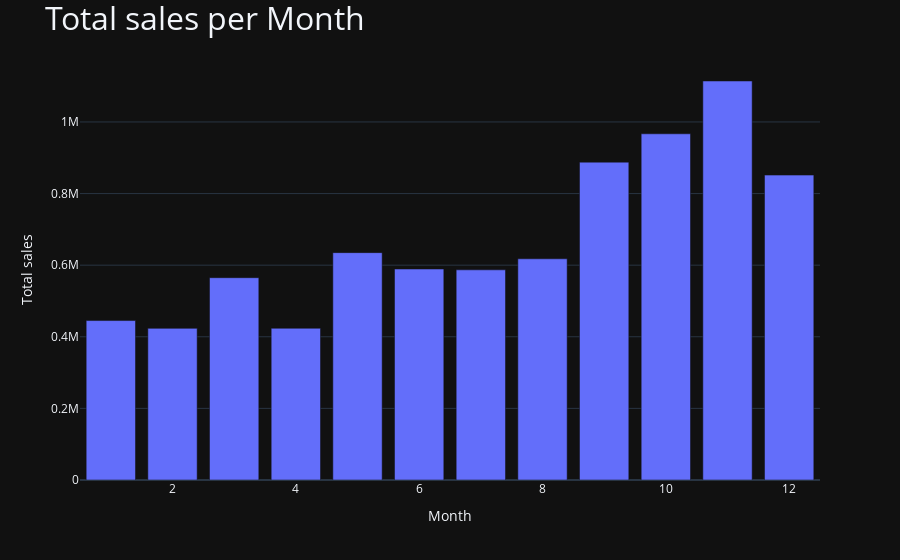

Here is the notebook cell this chart was saved with:
### Code cell
fig = px.bar(x=Month.index, y=Month.values)
fig.update_layout(
    title="Total sales per Month",
    xaxis_title="Month",
    yaxis_title="Total sales",
    title_font_size=32,
)
fig.show()

### Figure 1 — Plotly figure (JSON) as saved in the notebook; plotly's stock layout.template omitted (floating-point values rounded to 4 significant figures)
{"data": [{"hovertemplate": "x=%{x}<br>y=%{y}<extra></extra>", "legendgroup": "", "marker": {"color": "#636efa", "pattern": {"shape": ""}}, "name": "", "orientation": "v", "showlegend": false, "textposition": "auto", "x": [1, 2, 3, 4, 5, 6, 7, 8, 9, 10, 11, 12], "xaxis": "x", "y": [445300.0, 423500.0, 565100.0, 423700.0, 635000.0, 589300.0, 587000.0, 617800.0, 887800.0, 966900.0, 1114000.0, 851600.0], "yaxis": "y", "type": "bar"}], "layout": {"xaxis": {"anchor": "y", "domain": [0.0, 1.0], "title": {"text": "Month"}}, "yaxis": {"anchor": "x", "domain": [0.0, 1.0], "title": {"text": "Total sales"}}, "legend": {"tracegroupgap": 0}, "margin": {"t": 60}, "barmode": "relative", "title": {"text": "Total sales per Month", "font": {"size": 32}}}}
